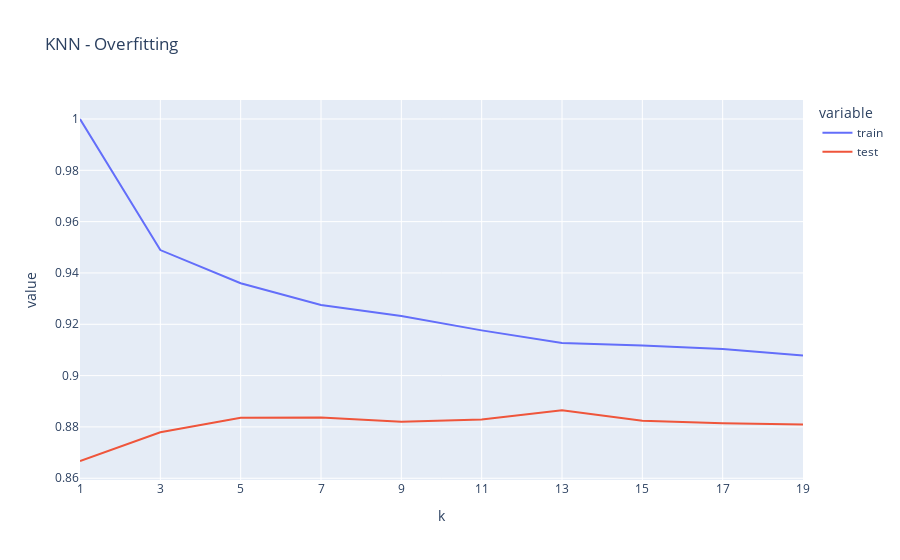

This figure's notebook cell:
### Code cell
# Mostrar gráfico
xaxis = x = [i for i in range(1, 20, 2)]
fig = px.line(df_results, x='k', y=['train', 'test'], title='KNN - Overfitting')
fig.update_xaxes(tickvals=xaxis, ticktext=[str(i) for i in x])
fig.show()

### Figure 1 — Plotly figure (JSON) as saved in the notebook; plotly's stock layout.template omitted (floating-point values rounded to 4 significant figures)
{"data": [{"hovertemplate": "variable=train<br>k=%{x}<br>value=%{y}<extra></extra>", "legendgroup": "train", "line": {"color": "#636efa", "dash": "solid"}, "marker": {"symbol": "circle"}, "mode": "lines", "name": "train", "orientation": "v", "showlegend": true, "type": "scatter", "x": [1, 3, 5, 7, 9, 11, 13, 15, 17, 19], "xaxis": "x", "y": [1, 0.9489, 0.936, 0.9275, 0.9232, 0.9176, 0.9127, 0.9118, 0.9104, 0.9079], "yaxis": "y"}, {"hovertemplate": "variable=test<br>k=%{x}<br>value=%{y}<extra></extra>", "legendgroup": "test", "line": {"color": "#EF553B", "dash": "solid"}, "marker": {"symbol": "circle"}, "mode": "lines", "name": "test", "orientation": "v", "showlegend": true, "type": "scatter", "x": [1, 3, 5, 7, 9, 11, 13, 15, 17, 19], "xaxis": "x", "y": [0.8667, 0.8779, 0.8836, 0.8837, 0.882, 0.8829, 0.8865, 0.8824, 0.8815, 0.8809], "yaxis": "y"}], "layout": {"legend": {"title": {"text": "variable"}, "tracegroupgap": 0}, "title": {"text": "KNN - Overfitting"}, "xaxis": {"anchor": "y", "domain": [0, 1], "ticktext": ["1", "3", "5", "7", "9", "11", "13", "15", "17", "19"], "tickvals": [1, 3, 5, 7, 9, 11, 13, 15, 17, 19], "title": {"text": "k"}}, "yaxis": {"anchor": "x", "domain": [0, 1], "title": {"text": "value"}}}}
